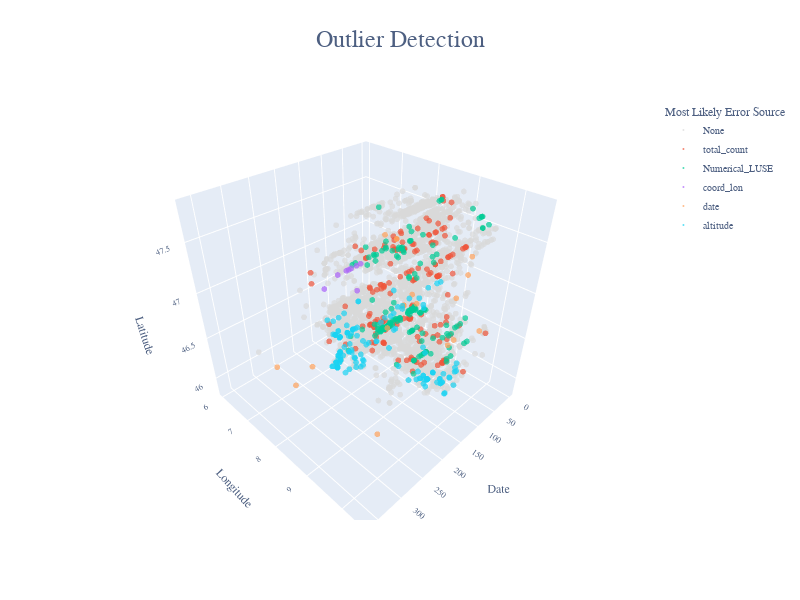

Notebook code cell kept with this figure:
### Markdown cell above
### Visualization of all data points and their most likely error sources
Below, all data points from the validation dataset are presented with respect to the date and location of the sighting. Inliers are denoted in gray; outliers are color-coded according to their most likely error source.

It is noteworthy to observe that error points identified as outliers based on their date, which consistently occurr either at the beginning or the end of the year, during the winter season. Similarly, outliers identified due to latitude or longitude values are consistently located at the lower or upper boundary of the features values.

### Code cell
fig = px.scatter_3d(bergpieper_output, x='date', y='coord_lon', z='coord_lat', color='most_likely_error_source',
                    opacity=0.7, width=800, height=600,
                    labels={'date': 'Date', 'coord_lon': 'Longitude', 'coord_lat': 'Latitude'},
                    title='Outlier Detection',
                    color_discrete_map={'None': '#d9d9d9'})

fig.update_traces(marker={'size': 2})   
fig.update_layout(font=dict(family="Aleo", size=10, color="#4d5f81"),
                  title=dict(x=0.5, y=0.95, font=dict(size=24), text="Outlier Detection", xanchor='center'),
                  legend_title_text='Most Likely Error Source')

fig.show()

### Figure 1 — Plotly figure (JSON) as saved in the notebook; plotly's stock layout.template omitted (floating-point values rounded to 4 significant figures; data arrays with more than 128 entries replaced by an {"elided": "..."} marker saying what was removed)
{"data": [{"hovertemplate": "most_likely_error_source=None<br>Date=%{x}<br>Longitude=%{y}<br>Latitude=%{z}<extra></extra>", "legendgroup": "None", "marker": {"color": "#d9d9d9", "opacity": 0.7, "size": 2, "symbol": "circle"}, "mode": "markers", "name": "None", "scene": "scene", "showlegend": true, "type": "scatter3d", "x": {"elided": "5905 int values"}, "y": {"elided": "5905 float values"}, "z": {"elided": "5905 float values"}}, {"hovertemplate": "most_likely_error_source=total_count<br>Date=%{x}<br>Longitude=%{y}<br>Latitude=%{z}<extra></extra>", "legendgroup": "total_count", "marker": {"color": "#EF553B", "opacity": 0.7, "size": 2, "symbol": "circle"}, "mode": "markers", "name": "total_count", "scene": "scene", "showlegend": true, "type": "scatter3d", "x": {"elided": "177 int values"}, "y": {"elided": "177 float values"}, "z": {"elided": "177 float values"}}, {"hovertemplate": "most_likely_error_source=Numerical_LUSE<br>Date=%{x}<br>Longitude=%{y}<br>Latitude=%{z}<extra></extra>", "legendgroup": "Numerical_LUSE", "marker": {"color": "#00cc96", "opacity": 0.7, "size": 2, "symbol": "circle"}, "mode": "markers", "name": "Numerical_LUSE", "scene": "scene", "showlegend": true, "type": "scatter3d", "x": {"elided": "170 int values"}, "y": {"elided": "170 float values"}, "z": {"elided": "170 float values"}}, {"hovertemplate": "most_likely_error_source=coord_lon<br>Date=%{x}<br>Longitude=%{y}<br>Latitude=%{z}<extra></extra>", "legendgroup": "coord_lon", "marker": {"color": "#ab63fa", "opacity": 0.7, "size": 2, "symbol": "circle"}, "mode": "markers", "name": "coord_lon", "scene": "scene", "showlegend": true, "type": "scatter3d", "x": [29, 98, 35, 62, 75, 47, 62, 126], "y": [6.029, 6.242, 6.244, 6.245, 6.244, 6.248, 6.157, 6.123], "z": [46.2, 46.61, 46.61, 46.61, 46.61, 46.61, 46.58, 46.48]}, {"hovertemplate": "most_likely_error_source=date<br>Date=%{x}<br>Longitude=%{y}<br>Latitude=%{z}<extra></extra>", "legendgroup": "date", "marker": {"color": "#FFA15A", "opacity": 0.7, "size": 2, "symbol": "circle"}, "mode": "markers", "name": "date", "scene": "scene", "showlegend": true, "type": "scatter3d", "x": [1, 1, 1, 7, 7, 3, 3, 7, 22, 354, 7, 358, 27, 363, 6, 22, 335, 1, 2], "y": [7.042, 7.042, 7.772, 9.008, 6.735, 7.39, 7.389, 7.395, 8.982, 8.585, 9.199, 9.181, 7.121, 8.225, 8.93, 9.737, 10.38, 7.617, 9.121], "z": [46.98, 46.98, 46.31, 46.13, 46.99, 46.21, 46.21, 46.21, 46.1, 46.64, 47.16, 47.01, 45.9, 46.76, 46.64, 46.47, 46.63, 46.4, 46.94]}, {"hovertemplate": "most_likely_error_source=altitude<br>Date=%{x}<br>Longitude=%{y}<br>Latitude=%{z}<extra></extra>", "legendgroup": "altitude", "marker": {"color": "#19d3f3", "opacity": 0.7, "size": 2, "symbol": "circle"}, "mode": "markers", "name": "altitude", "scene": "scene", "showlegend": true, "type": "scatter3d", "x": {"elided": "152 int values"}, "y": {"elided": "152 float values"}, "z": {"elided": "152 float values"}}], "layout": {"font": {"color": "#4d5f81", "family": "Aleo", "size": 10}, "height": 600, "legend": {"title": {"text": "Most Likely Error Source"}, "tracegroupgap": 0}, "scene": {"domain": {"x": [0, 1], "y": [0, 1]}, "xaxis": {"title": {"text": "Date"}}, "yaxis": {"title": {"text": "Longitude"}}, "zaxis": {"title": {"text": "Latitude"}}}, "title": {"font": {"size": 24}, "text": "Outlier Detection", "x": 0.5, "xanchor": "center", "y": 0.95}, "width": 800}}
